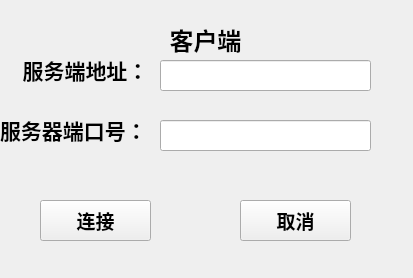
<?xml version="1.0" encoding="UTF-8"?>
<ui version="4.0">
 <class>Widget</class>
 <widget class="QWidget" name="Widget">
  <property name="geometry">
   <rect>
    <x>0</x>
    <y>0</y>
    <width>413</width>
    <height>278</height>
   </rect>
  </property>
  <property name="windowTitle">
   <string>Widget</string>
  </property>
  <widget class="QLabel" name="label">
   <property name="geometry">
    <rect>
     <x>140</x>
     <y>20</y>
     <width>131</width>
     <height>41</height>
    </rect>
   </property>
   <property name="font">
    <font>
     <family>文泉驿微米黑</family>
     <pointsize>18</pointsize>
     <weight>75</weight>
     <bold>true</bold>
    </font>
   </property>
   <property name="text">
    <string>&lt;html&gt;&lt;head/&gt;&lt;body&gt;&lt;p align=&quot;center&quot;&gt;客户端&lt;/p&gt;&lt;/body&gt;&lt;/html&gt;</string>
   </property>
  </widget>
  <widget class="QLineEdit" name="ipLineEdit">
   <property name="geometry">
    <rect>
     <x>160</x>
     <y>60</y>
     <width>211</width>
     <height>31</height>
    </rect>
   </property>
  </widget>
  <widget class="QLabel" name="label_3">
   <property name="geometry">
    <rect>
     <x>20</x>
     <y>50</y>
     <width>131</width>
     <height>41</height>
    </rect>
   </property>
   <property name="font">
    <font>
     <family>文泉驿微米黑</family>
     <pointsize>18</pointsize>
     <weight>75</weight>
     <bold>true</bold>
    </font>
   </property>
   <property name="text">
    <string>&lt;html&gt;&lt;head/&gt;&lt;body&gt;&lt;p align=&quot;center&quot;&gt;&lt;span style=&quot; font-size:16pt;&quot;&gt;服务端地址：&lt;/span&gt;&lt;/p&gt;&lt;/body&gt;&lt;/html&gt;</string>
   </property>
  </widget>
  <widget class="QLabel" name="label_4">
   <property name="geometry">
    <rect>
     <x>0</x>
     <y>110</y>
     <width>141</width>
     <height>41</height>
    </rect>
   </property>
   <property name="font">
    <font>
     <family>文泉驿微米黑</family>
     <pointsize>18</pointsize>
     <weight>75</weight>
     <bold>true</bold>
    </font>
   </property>
   <property name="text">
    <string>&lt;html&gt;&lt;head/&gt;&lt;body&gt;&lt;p align=&quot;center&quot;&gt;&lt;span style=&quot; font-size:16pt;&quot;&gt;服务器端口号：&lt;/span&gt;&lt;/p&gt;&lt;/body&gt;&lt;/html&gt;</string>
   </property>
  </widget>
  <widget class="QLineEdit" name="portLineEdit">
   <property name="geometry">
    <rect>
     <x>160</x>
     <y>120</y>
     <width>211</width>
     <height>31</height>
    </rect>
   </property>
  </widget>
  <widget class="QPushButton" name="connectButton">
   <property name="geometry">
    <rect>
     <x>40</x>
     <y>200</y>
     <width>111</width>
     <height>41</height>
    </rect>
   </property>
   <property name="font">
    <font>
     <family>文泉驿微米黑</family>
     <pointsize>14</pointsize>
     <weight>75</weight>
     <bold>true</bold>
    </font>
   </property>
   <property name="text">
    <string>连接</string>
   </property>
  </widget>
  <widget class="QPushButton" name="cancelButton">
   <property name="geometry">
    <rect>
     <x>240</x>
     <y>200</y>
     <width>111</width>
     <height>41</height>
    </rect>
   </property>
   <property name="font">
    <font>
     <family>文泉驿微米黑</family>
     <pointsize>14</pointsize>
     <weight>75</weight>
     <bold>true</bold>
    </font>
   </property>
   <property name="text">
    <string>取消</string>
   </property>
  </widget>
 </widget>
 <layoutdefault spacing="6" margin="11"/>
 <resources/>
 <connections/>
</ui>
